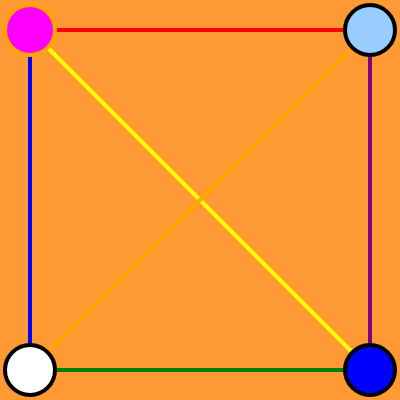
Frame 1 (no input)
Frame 2 (the mouse pressed at the canvas centre, redrawn once): identical to frame 1, image omitted

The p5.js sketch that drew this single still picture (run headless with seeded random() and noise() and a simulated clock; the mouse was pressed at the canvas centre and the sketch redrawn once):

// p5.js sketch
// ── sketch.js
//https://github.com/stavrosdidakis/DAT-GAD-405_2017
//https://p5js.org

//DAT405 / GAD405
//00_Template
//The purpose of this sketch is to provide a basic template
//for P5.js projects

//Initialization function
function setup() {
  //Print a message to the console - to view using Chrome:


  createCanvas(400,400);

}


//Rendering function
function draw() {
  //Set a background color
  background(255, 153, 51);
  //setcolours

stroke('yellow');
strokeWeight(4);
line(30, 30, 370, 370);

stroke('red');
strokeWeight(4);
line(30, 30, 370, 30 );

stroke('blue');
strokeWeight(4);
line(30, 30, 30, 370);

stroke('green');
strokeWeight(4);
line(370, 370, 30, 370);

stroke('purple');
strokeWeight(4);
line(370, 30, 370, 370);

stroke('orange');
strokeWeight(4);
line(370, 30, 30, 370);

fill(255,0,255);
ellipse(30, 30, 50, 50);
stroke('black');

strokeWeight(4);
fill(0,0,255);
stroke('black');
strokeWeight(4);

ellipse(370, 370, 50, 50);
fill(153, 204, 255);
stroke('black');
strokeWeight(4);

ellipse(370, 30, 50, 50);
fill(255,255,255);
stroke('black');
strokeWeight(4);

ellipse(30, 370, 50, 50);
stroke('black');
strokeWeight(4);




  console.log("Searching...")
  noLoop();
}
